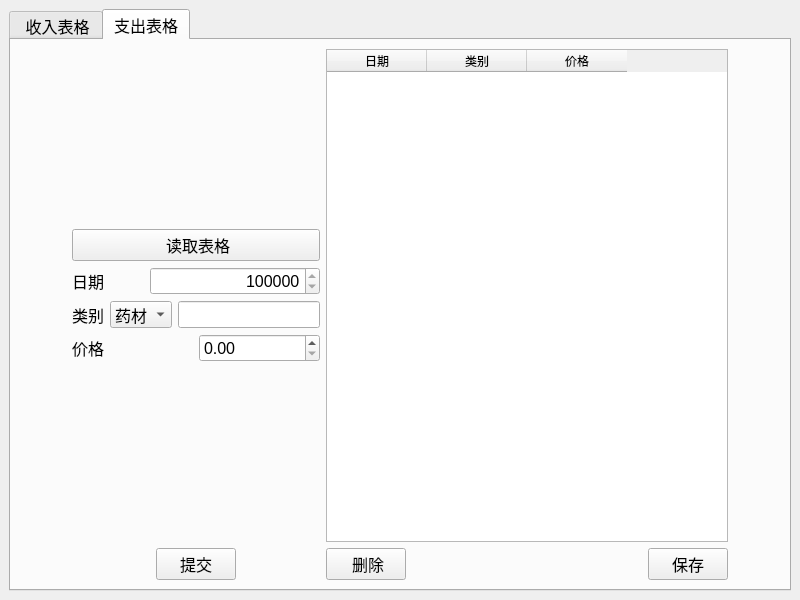
<?xml version="1.0" encoding="UTF-8"?>
<ui version="4.0">
 <class>HFX</class>
 <widget class="QMainWindow" name="HFX">
  <property name="geometry">
   <rect>
    <x>0</x>
    <y>0</y>
    <width>800</width>
    <height>600</height>
   </rect>
  </property>
  <property name="windowTitle">
   <string>HFX</string>
  </property>
  <widget class="QWidget" name="centralwidget">
   <layout class="QHBoxLayout" name="horizontalLayout">
    <item>
     <widget class="QTabWidget" name="TabAll">
      <property name="font">
       <font>
        <pointsize>12</pointsize>
       </font>
      </property>
      <property name="currentIndex">
       <number>1</number>
      </property>
      <widget class="QWidget" name="TabIncome">
       <property name="font">
        <font>
         <pointsize>12</pointsize>
        </font>
       </property>
       <attribute name="title">
        <string> 收入表格</string>
       </attribute>
       <layout class="QHBoxLayout" name="horizontalLayout_4">
        <item>
         <layout class="QHBoxLayout" name="horizontalLayout_3">
          <item>
           <spacer name="horizontalSpacer_9">
            <property name="orientation">
             <enum>Qt::Horizontal</enum>
            </property>
            <property name="sizeHint" stdset="0">
             <size>
              <width>40</width>
              <height>20</height>
             </size>
            </property>
           </spacer>
          </item>
          <item>
           <layout class="QVBoxLayout" name="verticalLayout" stretch="1,0,1,0,1,1,1,1,0,1,0,0,1">
            <item>
             <spacer name="verticalSpacer">
              <property name="orientation">
               <enum>Qt::Vertical</enum>
              </property>
              <property name="sizeHint" stdset="0">
               <size>
                <width>20</width>
                <height>40</height>
               </size>
              </property>
             </spacer>
            </item>
            <item>
             <widget class="QPushButton" name="PushButtonRead">
              <property name="text">
               <string>读取文件</string>
              </property>
             </widget>
            </item>
            <item>
             <layout class="QHBoxLayout" name="HLDate">
              <item>
               <widget class="QLabel" name="LabelDate">
                <property name="font">
                 <font>
                  <pointsize>12</pointsize>
                 </font>
                </property>
                <property name="text">
                 <string>购买日期</string>
                </property>
               </widget>
              </item>
              <item>
               <spacer name="horizontalSpacer">
                <property name="orientation">
                 <enum>Qt::Horizontal</enum>
                </property>
                <property name="sizeHint" stdset="0">
                 <size>
                  <width>40</width>
                  <height>20</height>
                 </size>
                </property>
               </spacer>
              </item>
              <item>
               <widget class="QSpinBox" name="SpinDate">
                <property name="minimumSize">
                 <size>
                  <width>170</width>
                  <height>0</height>
                 </size>
                </property>
                <property name="maximumSize">
                 <size>
                  <width>16777215</width>
                  <height>16777215</height>
                 </size>
                </property>
                <property name="font">
                 <font>
                  <pointsize>12</pointsize>
                 </font>
                </property>
                <property name="minimum">
                 <number>20190000</number>
                </property>
                <property name="maximum">
                 <number>30000000</number>
                </property>
               </widget>
              </item>
             </layout>
            </item>
            <item>
             <layout class="QHBoxLayout" name="HLName">
              <item>
               <widget class="QLabel" name="LabelName">
                <property name="font">
                 <font>
                  <pointsize>12</pointsize>
                 </font>
                </property>
                <property name="text">
                 <string>购买人姓名</string>
                </property>
               </widget>
              </item>
              <item>
               <spacer name="horizontalSpacer_2">
                <property name="orientation">
                 <enum>Qt::Horizontal</enum>
                </property>
                <property name="sizeHint" stdset="0">
                 <size>
                  <width>40</width>
                  <height>20</height>
                 </size>
                </property>
               </spacer>
              </item>
              <item>
               <widget class="QLineEdit" name="LineName">
                <property name="minimumSize">
                 <size>
                  <width>120</width>
                  <height>0</height>
                 </size>
                </property>
                <property name="maximumSize">
                 <size>
                  <width>150</width>
                  <height>16777215</height>
                 </size>
                </property>
                <property name="font">
                 <font>
                  <pointsize>12</pointsize>
                 </font>
                </property>
                <property name="layoutDirection">
                 <enum>Qt::LeftToRight</enum>
                </property>
                <property name="autoFillBackground">
                 <bool>false</bool>
                </property>
                <property name="text">
                 <string>姓名</string>
                </property>
                <property name="clearButtonEnabled">
                 <bool>true</bool>
                </property>
               </widget>
              </item>
             </layout>
            </item>
            <item>
             <layout class="QHBoxLayout" name="HLType">
              <item>
               <widget class="QLabel" name="LabelType">
                <property name="font">
                 <font>
                  <pointsize>12</pointsize>
                 </font>
                </property>
                <property name="text">
                 <string>购买种类</string>
                </property>
               </widget>
              </item>
              <item>
               <spacer name="horizontalSpacer_3">
                <property name="orientation">
                 <enum>Qt::Horizontal</enum>
                </property>
                <property name="sizeHint" stdset="0">
                 <size>
                  <width>40</width>
                  <height>20</height>
                 </size>
                </property>
               </spacer>
              </item>
              <item>
               <widget class="QComboBox" name="ComboType">
                <property name="font">
                 <font>
                  <pointsize>12</pointsize>
                 </font>
                </property>
                <item>
                 <property name="text">
                  <string>泡脚方</string>
                 </property>
                </item>
                <item>
                 <property name="text">
                  <string>定制茶</string>
                 </property>
                </item>
                <item>
                 <property name="text">
                  <string>减脂茶</string>
                 </property>
                </item>
                <item>
                 <property name="text">
                  <string>气血茶</string>
                 </property>
                </item>
                <item>
                 <property name="text">
                  <string>安神茶</string>
                 </property>
                </item>
                <item>
                 <property name="text">
                  <string>润肺茶</string>
                 </property>
                </item>
                <item>
                 <property name="text">
                  <string>清火茶</string>
                 </property>
                </item>
                <item>
                 <property name="text">
                  <string>益气茶</string>
                 </property>
                </item>
               </widget>
              </item>
             </layout>
            </item>
            <item>
             <layout class="QHBoxLayout" name="HLPrice">
              <item>
               <widget class="QLabel" name="LabelPrice">
                <property name="font">
                 <font>
                  <pointsize>12</pointsize>
                 </font>
                </property>
                <property name="text">
                 <string>购买单价</string>
                </property>
               </widget>
              </item>
              <item>
               <spacer name="horizontalSpacer_4">
                <property name="orientation">
                 <enum>Qt::Horizontal</enum>
                </property>
                <property name="sizeHint" stdset="0">
                 <size>
                  <width>40</width>
                  <height>20</height>
                 </size>
                </property>
               </spacer>
              </item>
              <item>
               <widget class="QDoubleSpinBox" name="SpinPrice">
                <property name="font">
                 <font>
                  <pointsize>12</pointsize>
                 </font>
                </property>
                <property name="singleStep">
                 <double>1.000000000000000</double>
                </property>
               </widget>
              </item>
             </layout>
            </item>
            <item>
             <layout class="QHBoxLayout" name="HLAmount">
              <item>
               <widget class="QLabel" name="LabelAmount">
                <property name="font">
                 <font>
                  <pointsize>12</pointsize>
                 </font>
                </property>
                <property name="text">
                 <string>购买数量</string>
                </property>
               </widget>
              </item>
              <item>
               <spacer name="horizontalSpacer_5">
                <property name="orientation">
                 <enum>Qt::Horizontal</enum>
                </property>
                <property name="sizeHint" stdset="0">
                 <size>
                  <width>40</width>
                  <height>20</height>
                 </size>
                </property>
               </spacer>
              </item>
              <item>
               <widget class="QSpinBox" name="SpinAmount">
                <property name="font">
                 <font>
                  <pointsize>12</pointsize>
                 </font>
                </property>
               </widget>
              </item>
             </layout>
            </item>
            <item>
             <layout class="QHBoxLayout" name="HLDeal">
              <item>
               <widget class="QLabel" name="LabelDeal">
                <property name="font">
                 <font>
                  <pointsize>12</pointsize>
                 </font>
                </property>
                <property name="text">
                 <string>赠送</string>
                </property>
               </widget>
              </item>
              <item>
               <spacer name="horizontalSpacer_6">
                <property name="orientation">
                 <enum>Qt::Horizontal</enum>
                </property>
                <property name="sizeHint" stdset="0">
                 <size>
                  <width>40</width>
                  <height>20</height>
                 </size>
                </property>
               </spacer>
              </item>
              <item>
               <widget class="QDoubleSpinBox" name="SpinDiscount">
                <property name="font">
                 <font>
                  <pointsize>12</pointsize>
                 </font>
                </property>
               </widget>
              </item>
             </layout>
            </item>
            <item>
             <layout class="QHBoxLayout" name="HLDiscount">
              <item>
               <widget class="QLabel" name="label">
                <property name="font">
                 <font>
                  <pointsize>12</pointsize>
                 </font>
                </property>
                <property name="text">
                 <string>折扣</string>
                </property>
               </widget>
              </item>
              <item>
               <spacer name="horizontalSpacer_13">
                <property name="orientation">
                 <enum>Qt::Horizontal</enum>
                </property>
                <property name="sizeHint" stdset="0">
                 <size>
                  <width>40</width>
                  <height>20</height>
                 </size>
                </property>
               </spacer>
              </item>
              <item>
               <widget class="QDoubleSpinBox" name="SpinDeal">
                <property name="font">
                 <font>
                  <pointsize>12</pointsize>
                 </font>
                </property>
               </widget>
              </item>
             </layout>
            </item>
            <item>
             <layout class="QHBoxLayout" name="HLPost">
              <item>
               <widget class="QLabel" name="LabelPost">
                <property name="font">
                 <font>
                  <pointsize>12</pointsize>
                 </font>
                </property>
                <property name="text">
                 <string>邮费</string>
                </property>
               </widget>
              </item>
              <item>
               <spacer name="horizontalSpacer_7">
                <property name="orientation">
                 <enum>Qt::Horizontal</enum>
                </property>
                <property name="sizeHint" stdset="0">
                 <size>
                  <width>40</width>
                  <height>20</height>
                 </size>
                </property>
               </spacer>
              </item>
              <item>
               <widget class="QDoubleSpinBox" name="SpinPost">
                <property name="font">
                 <font>
                  <pointsize>12</pointsize>
                 </font>
                </property>
               </widget>
              </item>
             </layout>
            </item>
            <item>
             <spacer name="verticalSpacer_3">
              <property name="orientation">
               <enum>Qt::Vertical</enum>
              </property>
              <property name="sizeHint" stdset="0">
               <size>
                <width>20</width>
                <height>40</height>
               </size>
              </property>
             </spacer>
            </item>
            <item>
             <layout class="QVBoxLayout" name="VLFinal">
              <item>
               <layout class="QHBoxLayout" name="HLTotal">
                <item>
                 <widget class="QLabel" name="LabelTotal">
                  <property name="font">
                   <font>
                    <pointsize>12</pointsize>
                   </font>
                  </property>
                  <property name="text">
                   <string>总价</string>
                  </property>
                 </widget>
                </item>
                <item>
                 <spacer name="horizontalSpacer_10">
                  <property name="orientation">
                   <enum>Qt::Horizontal</enum>
                  </property>
                  <property name="sizeHint" stdset="0">
                   <size>
                    <width>40</width>
                    <height>20</height>
                   </size>
                  </property>
                 </spacer>
                </item>
                <item>
                 <widget class="QLineEdit" name="LineTotal">
                  <property name="minimumSize">
                   <size>
                    <width>80</width>
                    <height>0</height>
                   </size>
                  </property>
                  <property name="maximumSize">
                   <size>
                    <width>100</width>
                    <height>16777215</height>
                   </size>
                  </property>
                  <property name="font">
                   <font>
                    <pointsize>12</pointsize>
                   </font>
                  </property>
                  <property name="layoutDirection">
                   <enum>Qt::LeftToRight</enum>
                  </property>
                  <property name="text">
                   <string>0.0</string>
                  </property>
                  <property name="alignment">
                   <set>Qt::AlignRight|Qt::AlignTrailing|Qt::AlignVCenter</set>
                  </property>
                  <property name="readOnly">
                   <bool>true</bool>
                  </property>
                 </widget>
                </item>
               </layout>
              </item>
              <item>
               <layout class="QHBoxLayout" name="HLSubmit">
                <item>
                 <spacer name="horizontalSpacer_11">
                  <property name="orientation">
                   <enum>Qt::Horizontal</enum>
                  </property>
                  <property name="sizeHint" stdset="0">
                   <size>
                    <width>40</width>
                    <height>20</height>
                   </size>
                  </property>
                 </spacer>
                </item>
                <item>
                 <widget class="QPushButton" name="PushButtonSubmit">
                  <property name="font">
                   <font>
                    <pointsize>12</pointsize>
                   </font>
                  </property>
                  <property name="text">
                   <string>提交</string>
                  </property>
                 </widget>
                </item>
               </layout>
              </item>
             </layout>
            </item>
            <item>
             <spacer name="verticalSpacer_2">
              <property name="orientation">
               <enum>Qt::Vertical</enum>
              </property>
              <property name="sizeHint" stdset="0">
               <size>
                <width>20</width>
                <height>40</height>
               </size>
              </property>
             </spacer>
            </item>
           </layout>
          </item>
          <item>
           <layout class="QVBoxLayout" name="verticalLayout_2">
            <item>
             <spacer name="verticalSpacer_4">
              <property name="orientation">
               <enum>Qt::Vertical</enum>
              </property>
              <property name="sizeHint" stdset="0">
               <size>
                <width>20</width>
                <height>40</height>
               </size>
              </property>
             </spacer>
            </item>
            <item>
             <widget class="QLineEdit" name="LineSavePath">
              <property name="minimumSize">
               <size>
                <width>300</width>
                <height>0</height>
               </size>
              </property>
             </widget>
            </item>
            <item>
             <layout class="QHBoxLayout" name="horizontalLayout_2">
              <item>
               <spacer name="horizontalSpacer_12">
                <property name="orientation">
                 <enum>Qt::Horizontal</enum>
                </property>
                <property name="sizeHint" stdset="0">
                 <size>
                  <width>40</width>
                  <height>20</height>
                 </size>
                </property>
               </spacer>
              </item>
              <item>
               <widget class="QPushButton" name="PushButtonSavePath">
                <property name="text">
                 <string>选择路径</string>
                </property>
               </widget>
              </item>
              <item>
               <widget class="QPushButton" name="PushButtonSave">
                <property name="text">
                 <string>保存</string>
                </property>
               </widget>
              </item>
             </layout>
            </item>
            <item>
             <spacer name="verticalSpacer_5">
              <property name="orientation">
               <enum>Qt::Vertical</enum>
              </property>
              <property name="sizeHint" stdset="0">
               <size>
                <width>20</width>
                <height>40</height>
               </size>
              </property>
             </spacer>
            </item>
           </layout>
          </item>
          <item>
           <spacer name="horizontalSpacer_8">
            <property name="orientation">
             <enum>Qt::Horizontal</enum>
            </property>
            <property name="sizeHint" stdset="0">
             <size>
              <width>40</width>
              <height>20</height>
             </size>
            </property>
           </spacer>
          </item>
         </layout>
        </item>
       </layout>
      </widget>
      <widget class="QWidget" name="TabOutcome">
       <attribute name="title">
        <string>支出表格</string>
       </attribute>
       <layout class="QHBoxLayout" name="horizontalLayout_5">
        <item>
         <spacer name="horizontalSpacer_14">
          <property name="orientation">
           <enum>Qt::Horizontal</enum>
          </property>
          <property name="sizeHint" stdset="0">
           <size>
            <width>40</width>
            <height>20</height>
           </size>
          </property>
         </spacer>
        </item>
        <item>
         <layout class="QVBoxLayout" name="verticalLayout_3">
          <item>
           <spacer name="verticalSpacer_6">
            <property name="orientation">
             <enum>Qt::Vertical</enum>
            </property>
            <property name="sizeHint" stdset="0">
             <size>
              <width>20</width>
              <height>40</height>
             </size>
            </property>
           </spacer>
          </item>
          <item>
           <widget class="QPushButton" name="PushButtonReadOutcome">
            <property name="text">
             <string> 读取表格</string>
            </property>
           </widget>
          </item>
          <item>
           <layout class="QHBoxLayout" name="horizontalLayout_7">
            <item>
             <widget class="QLabel" name="LabelDateOutcome">
              <property name="text">
               <string>日期</string>
              </property>
             </widget>
            </item>
            <item>
             <widget class="QSpinBox" name="SpinBoxDateOutcome">
              <property name="minimumSize">
               <size>
                <width>170</width>
                <height>0</height>
               </size>
              </property>
              <property name="layoutDirection">
               <enum>Qt::LeftToRight</enum>
              </property>
              <property name="alignment">
               <set>Qt::AlignRight|Qt::AlignTrailing|Qt::AlignVCenter</set>
              </property>
              <property name="minimum">
               <number>20190000</number>
              </property>
              <property name="maximum">
               <number>21190000</number>
              </property>
             </widget>
            </item>
           </layout>
          </item>
          <item>
           <layout class="QHBoxLayout" name="horizontalLayout_8">
            <item>
             <widget class="QLabel" name="LabelTypeOutcome">
              <property name="text">
               <string>类别</string>
              </property>
             </widget>
            </item>
            <item>
             <widget class="QComboBox" name="ComboBoxTypeOutcome">
              <item>
               <property name="text">
                <string>药材</string>
               </property>
              </item>
              <item>
               <property name="text">
                <string>包装</string>
               </property>
              </item>
              <item>
               <property name="text">
                <string>快递</string>
               </property>
              </item>
              <item>
               <property name="text">
                <string>其他</string>
               </property>
              </item>
             </widget>
            </item>
            <item>
             <widget class="QLineEdit" name="LineEditOutcomeNote">
              <property name="layoutDirection">
               <enum>Qt::RightToLeft</enum>
              </property>
              <property name="autoFillBackground">
               <bool>false</bool>
              </property>
              <property name="alignment">
               <set>Qt::AlignRight|Qt::AlignTrailing|Qt::AlignVCenter</set>
              </property>
             </widget>
            </item>
           </layout>
          </item>
          <item>
           <layout class="QHBoxLayout" name="horizontalLayout_9">
            <item>
             <widget class="QLabel" name="LabelPriceOutcome">
              <property name="text">
               <string>价格</string>
              </property>
             </widget>
            </item>
            <item>
             <widget class="QDoubleSpinBox" name="SpinBoxPriceOutcome"/>
            </item>
           </layout>
          </item>
          <item>
           <spacer name="verticalSpacer_7">
            <property name="orientation">
             <enum>Qt::Vertical</enum>
            </property>
            <property name="sizeHint" stdset="0">
             <size>
              <width>20</width>
              <height>40</height>
             </size>
            </property>
           </spacer>
          </item>
          <item>
           <layout class="QHBoxLayout" name="horizontalLayout_11">
            <item>
             <spacer name="horizontalSpacer_18">
              <property name="orientation">
               <enum>Qt::Horizontal</enum>
              </property>
              <property name="sizeHint" stdset="0">
               <size>
                <width>40</width>
                <height>20</height>
               </size>
              </property>
             </spacer>
            </item>
            <item>
             <widget class="QPushButton" name="PushButtonSubmitOutcome">
              <property name="text">
               <string>提交</string>
              </property>
             </widget>
            </item>
            <item>
             <spacer name="horizontalSpacer_17">
              <property name="orientation">
               <enum>Qt::Horizontal</enum>
              </property>
              <property name="sizeHint" stdset="0">
               <size>
                <width>40</width>
                <height>20</height>
               </size>
              </property>
             </spacer>
            </item>
           </layout>
          </item>
         </layout>
        </item>
        <item>
         <layout class="QVBoxLayout" name="verticalLayout_6">
          <item>
           <widget class="QTableWidget" name="TableOutcome">
            <property name="minimumSize">
             <size>
              <width>402</width>
              <height>0</height>
             </size>
            </property>
            <property name="font">
             <font>
              <pointsize>9</pointsize>
             </font>
            </property>
            <column>
             <property name="text">
              <string>日期</string>
             </property>
            </column>
            <column>
             <property name="text">
              <string>类别</string>
             </property>
            </column>
            <column>
             <property name="text">
              <string>价格</string>
             </property>
            </column>
           </widget>
          </item>
          <item>
           <layout class="QHBoxLayout" name="horizontalLayout_10">
            <item>
             <widget class="QPushButton" name="PushButtonDeletOutcome">
              <property name="text">
               <string> 删除</string>
              </property>
             </widget>
            </item>
            <item>
             <spacer name="horizontalSpacer_16">
              <property name="orientation">
               <enum>Qt::Horizontal</enum>
              </property>
              <property name="sizeHint" stdset="0">
               <size>
                <width>40</width>
                <height>20</height>
               </size>
              </property>
             </spacer>
            </item>
            <item>
             <widget class="QPushButton" name="PushButtonSaveOutcome">
              <property name="text">
               <string>保存</string>
              </property>
             </widget>
            </item>
           </layout>
          </item>
         </layout>
        </item>
        <item>
         <spacer name="horizontalSpacer_15">
          <property name="orientation">
           <enum>Qt::Horizontal</enum>
          </property>
          <property name="sizeHint" stdset="0">
           <size>
            <width>40</width>
            <height>20</height>
           </size>
          </property>
         </spacer>
        </item>
       </layout>
      </widget>
     </widget>
    </item>
   </layout>
  </widget>
 </widget>
 <resources/>
 <connections/>
</ui>
